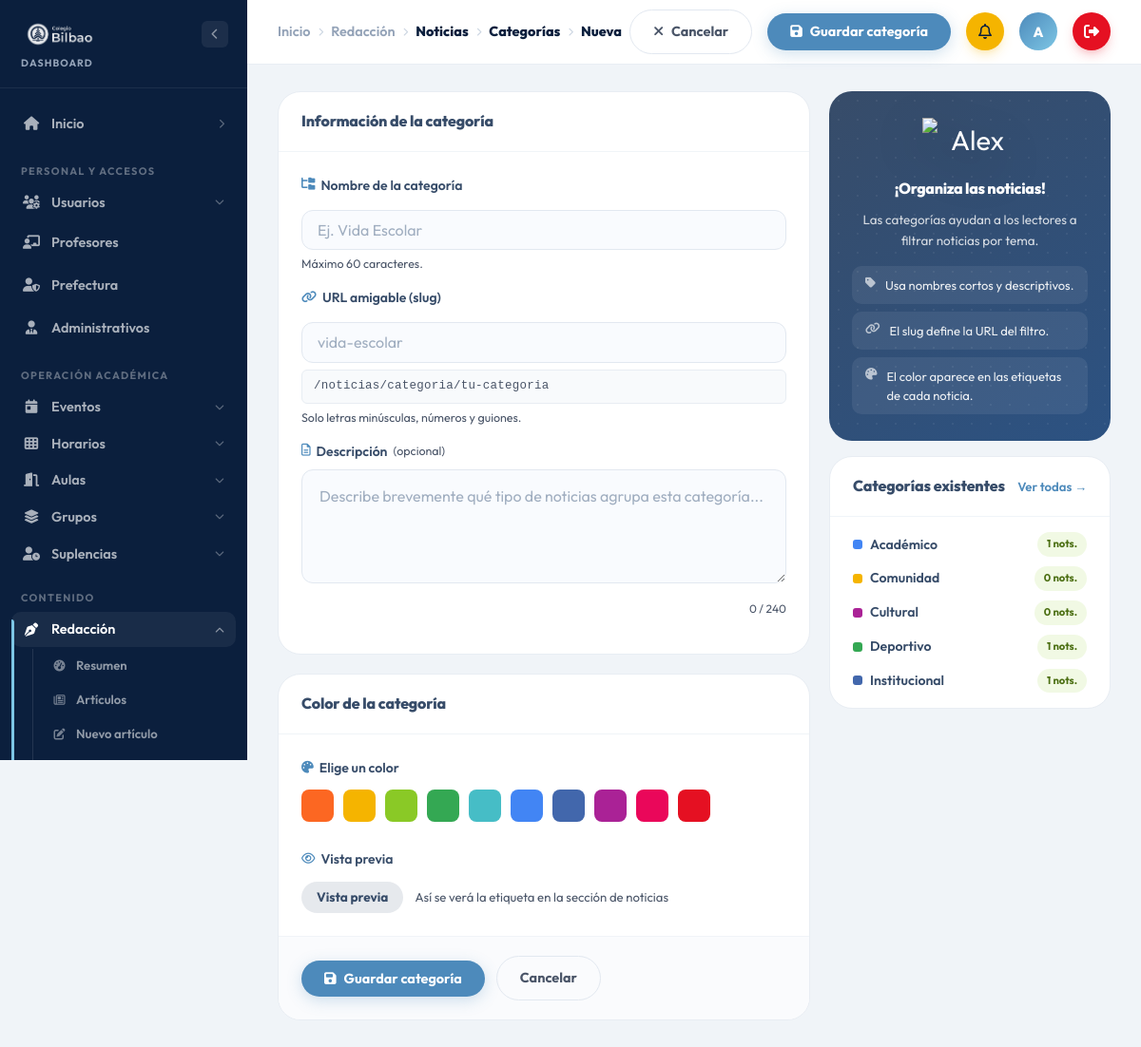
The app's page /dashboard/noticias/categorias/crear (signed in) with its own data.
### tables this page shows
CREATE TABLE categorias_noticias (
    id          INT UNSIGNED  NOT NULL AUTO_INCREMENT,
    nombre      VARCHAR(60)   NOT NULL,
    slug        VARCHAR(80)   NOT NULL,
    color       CHAR(7)       NOT NULL DEFAULT '#4267ac',
    descripcion VARCHAR(240)  NULL,
    creado_en   TIMESTAMP     NOT NULL DEFAULT CURRENT_TIMESTAMP,
    PRIMARY KEY (id),
    UNIQUE KEY uq_slug (slug)
);

### views/blog/noticias/categorias/crear.php (the view, shortened to what the rows shown need)
<div class="admin-layout">
    <div class="admin-main">
        <main class="admin-content">
            <form id="form-categoria" action="/dashboard/noticias/categorias/crear" method="POST" novalidate>
                <div class="admin-form-grid">
                    <div>
                        <div class="admin-panel" style="margin-bottom:20px;">
                            <div class="admin-panel__header">
                                <h2 class="admin-panel__title">Información de la categoría</h2>
                            </div>
                        </div>
                        <div class="admin-panel">
                            <div class="admin-panel__header">
                                <h2 class="admin-panel__title">Color de la categoría</h2>
                            </div>
                        </div>
                    </div>
                    <div>
                        <div class="admin-panel">
                            <div class="admin-panel__header">
                                <h2 class="admin-panel__title">Categorías existentes</h2>
                            </div>
                            <div style="padding:16px 24px;display:flex;flex-direction:column;gap:10px;">
                                <?php if (empty($categorias)): ?>
                                <p style="font-size:0.85rem;color:var(--text-gray);">Aún no hay categorías.</p>
                                <?php else: ?>
                                <?php foreach ($categorias as $c): ?>
                                <div style="display:flex;align-items:center;justify-content:space-between;font-size:0.88rem;">
                                    <span style="display:flex;align-items:center;gap:8px;">
                                        <span style="width:10px;height:10px;border-radius:3px;background:<?= s($c->color ?? '#374C69') ?>;display:inline-block;"></span>
                                        <span style="font-weight:600;color:var(--col-herencia);"><?= s($c->nombre) ?></span>
                                    </span>
                                    <span class="admin-badge admin-badge--published" style="font-size:0.7rem;"><?= (int)$c->total_noticias ?> nots.</span>
                                </div>
                                <?php endforeach; ?>
                                <?php endif; ?>
                            </div>
                        </div>
                    </div>
                </div>
            </form>
        </main>
    </div>
</div>

### records on screen
categorias_noticias: nombre "Académico", total_noticias "1"
categorias_noticias: nombre "Comunidad", total_noticias "0"
categorias_noticias: nombre "Cultural", total_noticias "0"
categorias_noticias: nombre "Deportivo", total_noticias "1"
categorias_noticias: nombre "Institucional", total_noticias "1"

### other values on screen
$_cr['label'] "Inicio"
$_cr['label'] "Redacción"
$_cr['label'] "Noticias"
$_cr['label'] "Categorías"
$_cr['label'] "Nueva"
$_g['label'] "PERSONAL Y ACCESOS"
$_m['nombre'] "Usuarios"
$_m['nombre'] "Profesores"
$_m['nombre'] "Prefectura"
$_m['nombre'] "Administrativos"
$_g['label'] "OPERACIÓN ACADÉMICA"
$_m['nombre'] "Eventos"
$_m['nombre'] "Horarios"
$_m['nombre'] "Aulas"
$_m['nombre'] "Grupos"
